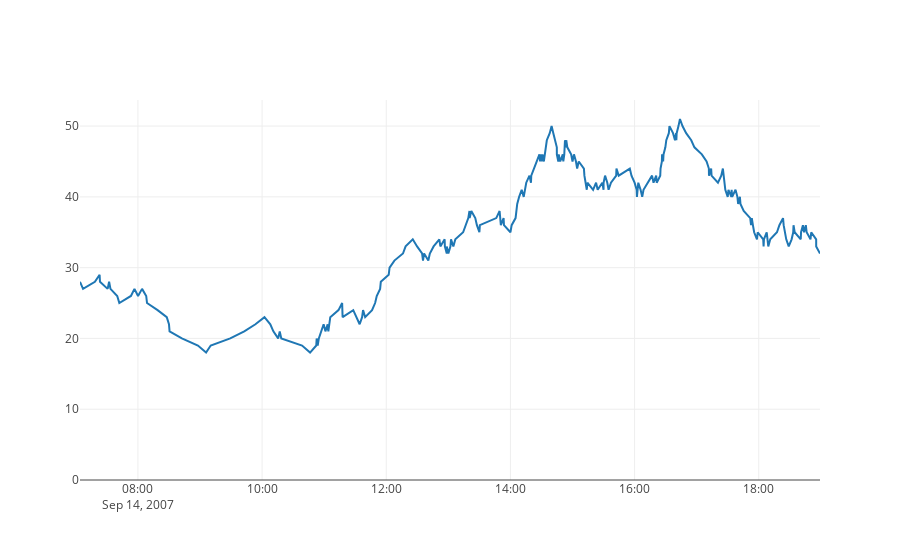

Write notebook code for a chart like this one.
### Code cell
data = [
    go.Scatter(
        x=count_patients_df['date'],
        y=count_patients_df['count']
    )
]
layout = go.Layout(
    showlegend=False,
    yaxis=dict(
        rangemode='tozero',
        autorange=True
    )
)
fig = go.Figure(data=data, layout=layout)
py.iplot(fig, filename='axes-range-mode')

### Figure 1 — Plotly figure (JSON) as saved in the notebook; plotly's stock layout.template omitted (floating-point values rounded to 4 significant figures; data arrays with more than 128 entries replaced by an {"elided": "..."} marker saying what was removed)
{"data": [{"type": "scatter", "uid": "a5d6a14b-a68d-4b60-b2e1-bd66252ce147", "x": {"elided": "261 str values"}, "y": {"elided": "261 int values"}}], "layout": {"showlegend": false, "yaxis": {"autorange": true, "rangemode": "tozero"}}}
